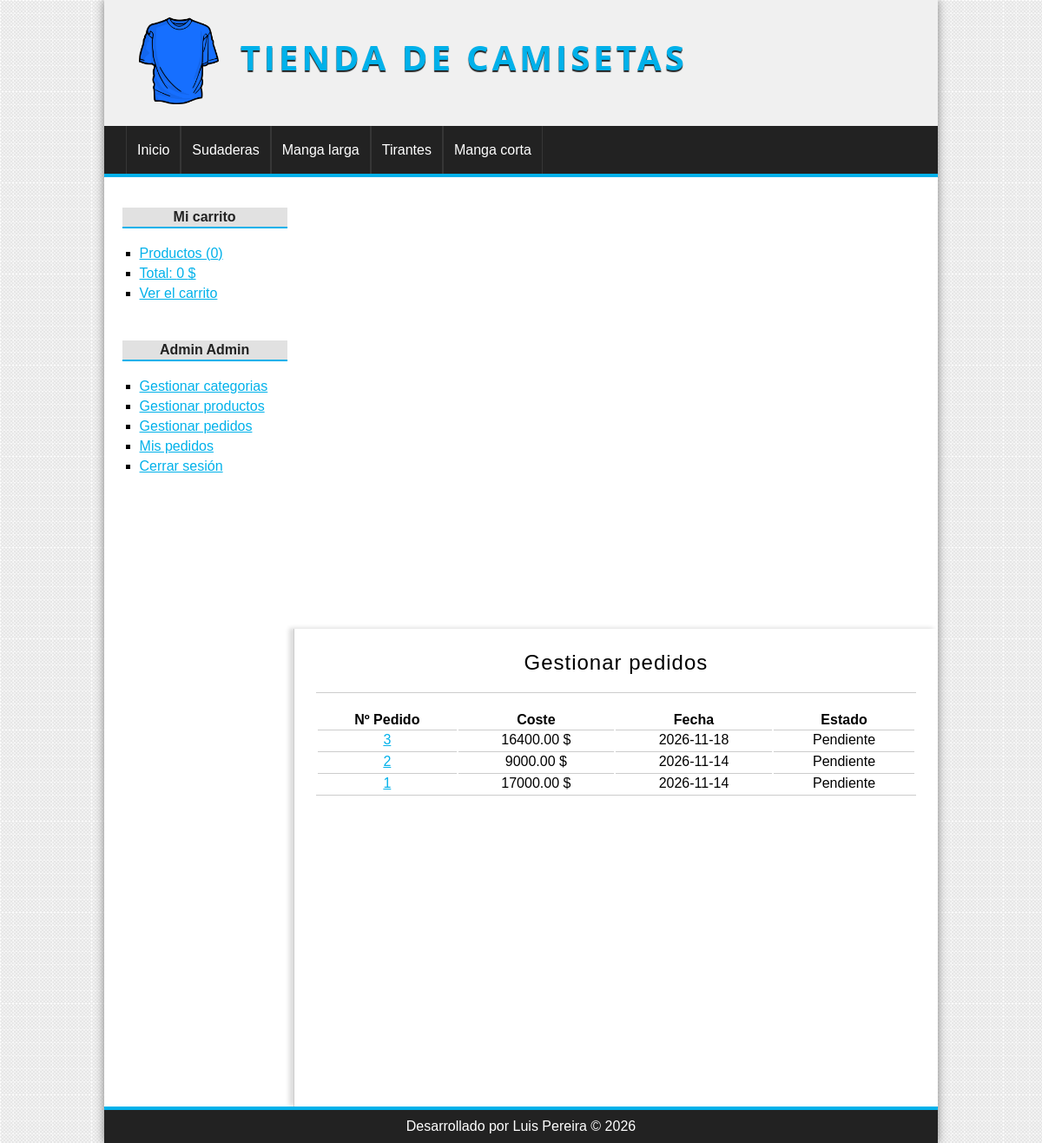
The app's page /pedido/gestion (signed in) with its own data.
### tables this page shows
CREATE TABLE IF NOT EXISTS `categorias` (
  `id` int NOT NULL AUTO_INCREMENT,
  `nombre` varchar(100) NOT NULL,
  PRIMARY KEY (`id`)
);

CREATE TABLE IF NOT EXISTS `pedidos` (
  `id` int NOT NULL AUTO_INCREMENT,
  `usuario_id` int NOT NULL,
  `provincia` varchar(100) NOT NULL,
  `localidad` varchar(100) NOT NULL,
  `direccion` varchar(255) NOT NULL,
  `coste` float(200,2) NOT NULL,
  `estado` varchar(20) NOT NULL,
  `fecha` date DEFAULT NULL,
  `hora` time DEFAULT NULL,
  PRIMARY KEY (`id`),
  KEY `fk_pedido_usuario` (`usuario_id`)
);

### config/db.php (called while the page is built, shortened)
<?php
class Database{
	public static function connect(){
		$config = [
			'host' => 'localhost',
			'user' => 'root',
			'pass' => '',
			'name' => 'tienda_master'
		];
		$db = new mysqli($config['host'], $config['user'], $config['pass'], $config['name']);
		$db->query("SET NAMES 'utf8'");
		return $db;
	}
}

### helpers/utils.php (called while the page is built, shortened)
<?php
class Utils{
	public static function showCategorias(){
		require_once 'models/categoria.php';
		$categoria = new Categoria();
		$categorias = $categoria->getAll();
		return $categorias;
	}
	public static function showStatus($status){
		$value = 'Pendiente';
		if($status == 'confirm'){
			$value = 'Pendiente';
		}elseif($status == 'preparation'){
			$value = 'En preparación';
		}elseif($status == 'ready'){
			$value = 'Preparado para enviar';
		}elseif($status = 'sended'){
			$value = 'Enviado';
		}
		return $value;
	}
}

### models/categoria.php (called while the page is built, shortened)
<?php
class Categoria{
	private $db;
	public function __construct() {
		$this->db = Database::connect();
	}
	public function getAll(){
		$categorias = $this->db->query("SELECT * FROM categorias ORDER BY id DESC;");
		return $categorias;
	}
}

### controllers/pedidoController.php (called while the page is built, shortened)
<?php
require_once 'models/pedido.php';
class pedidoController{
	public function gestion(){
		$gestion = true;
		$pedido = new Pedido();
		$pedidos = $pedido->getAll();
		require_once 'views/pedido/mis_pedidos.php';
	}
}

### models/pedido.php (called while the page is built, shortened)
<?php
class Pedido{
	private $db;
	public function __construct() {
		$this->db = Database::connect();
	}
	public function getAll(){
		$productos = $this->db->query("SELECT * FROM pedidos ORDER BY id DESC");
		return $productos;
	}
}

### views/pedido/mis_pedidos.php (the view)
<?php if (isset($gestion)): ?>
	<h1>Gestionar pedidos</h1>
<?php else: ?>
	<h1>Mis pedidos</h1>
<?php endif; ?>
<table>
	<tr>
		<th>Nº Pedido</th>
		<th>Coste</th>
		<th>Fecha</th>
		<th>Estado</th>
	</tr>
	<?php
	while ($ped = $pedidos->fetch_object()):
		?>
		<tr>
			<td>
				<a href="<?= base_url ?>pedido/detalle&id=<?= $ped->id ?>"><?= $ped->id ?></a>
			</td>
			<td>
				<?= $ped->coste ?> $
			</td>
			<td>
				<?= $ped->fecha ?>
			</td>
			<td>
				<?=Utils::showStatus($ped->estado)?>
			</td>
		</tr>
	<?php endwhile; ?>
</table>

### views/layout/header.php (shortened to what this page needs)
<!DOCTYPE HTML>
<html lang="es">
	<head>
		<link rel="stylesheet" href="<?=base_url?>assets/css/styles.css" />
	</head>
	<body>
		<div id="container">
			<header id="header">
				<div id="logo">
					<img src="<?=base_url?>assets/img/camiseta.png" alt="Camiseta Logo" />
					<a href="<?=base_url?>">
						Tienda de camisetas
					</a>
				</div>
			</header>
			<?php $categorias = Utils::showCategorias(); ?>
			<nav id="menu">
				<ul>
					<li>
						<a href="<?=base_url?>">Inicio</a>
					</li>
					<?php while($cat = $categorias->fetch_object()): ?>
						<li>
							<a href="<?=base_url?>categoria/ver&id=<?=$cat->id?>"><?=$cat->nombre?></a>
						</li>
					<?php endwhile; ?>
				</ul>
			</nav>
			<div id="content">

### assets/css/styles.css (style rules this page uses)
* { padding: 0px; margin: 0px; font-family: sans-serif, Helvetica, Arial; }
body { background: url(../img/bg.png); }
a { color: #01B1EA; }
table { text-align: center; width: 100%; border-bottom: 1px solid #ccc; }
td { border-top: 1px solid #ccc; padding: 2px; }
#container { width: 80%; margin: 0px auto; box-shadow: 0px 0px 10px gray; background: white; }
#header { height: 145px; background: #F0F0F0; }
#logo { padding: 20px; margin-left: 20px; float:left; }
#logo img { float:left; height: 100px; }
#logo a { float:left; font-size: 40px; letter-spacing: 4px; font-family: 'Open Sans', Helvetica, Arial; text-transform: uppercase; color: #01B1EA; font-weight: bold; text-decoration: none; margin-top: 18px; margin-left: 25px; text-shadow: 0px 2px 1px #222222; transition: all 300ms; }
#menu { clear:both; background: #222; color: white; height: 55px; border-bottom: 4px solid #01B1EA; }
#menu ul { list-style: none; text-decoration: none; margin: 0px auto; margin-left: 25px; }
#menu ul li { line-height: 55px; float:left; border-right: 1px solid #363636; }
#menu a { display: block; color: white; text-decoration: none; padding-left: 12px; padding-right: 12px; transition: all 300ms; }
#menu a:first-child { border-left: 1px solid #363636; }
#content { margin: 0px auto; overflow: hidden; background: white; }
#central h1 { font-size: 24px; font-weight: normal; letter-spacing: 1px; text-align: center; border-bottom: 1px solid #ccc; margin-bottom: 20px; padding: 20px; padding-top: 0px; }

### records on screen
categorias: nombre "Sudaderas"
categorias: nombre "Manga larga"
categorias: nombre "Tirantes"
categorias: nombre "Manga corta"
pedidos: id "3", coste "16400.00", fecha "2026-11-18", estado "Pendiente"
pedidos: id "2", coste "9000.00", fecha "2026-11-14", estado "Pendiente"
pedidos: id "1", coste "17000.00", fecha "2026-11-14", estado "Pendiente"

### other values on screen
$stats['count'] "0"
$stats['total'] "0"
$_SESSION['identity']->nombre "Admin"
$_SESSION['identity']->apellidos "Admin"
